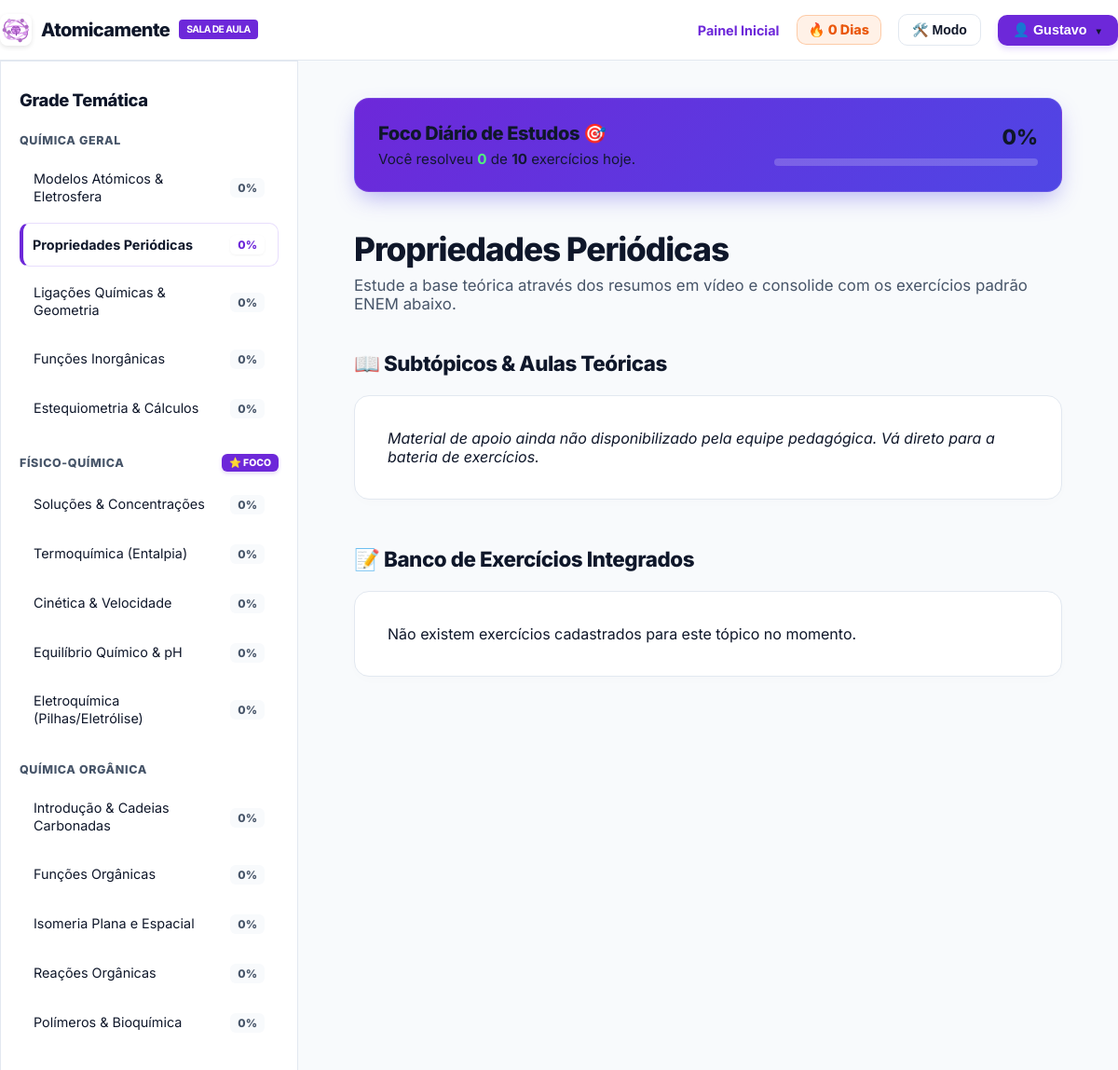
Before: /topico.php?id=tabela-periodica (signed in) with the older database file.
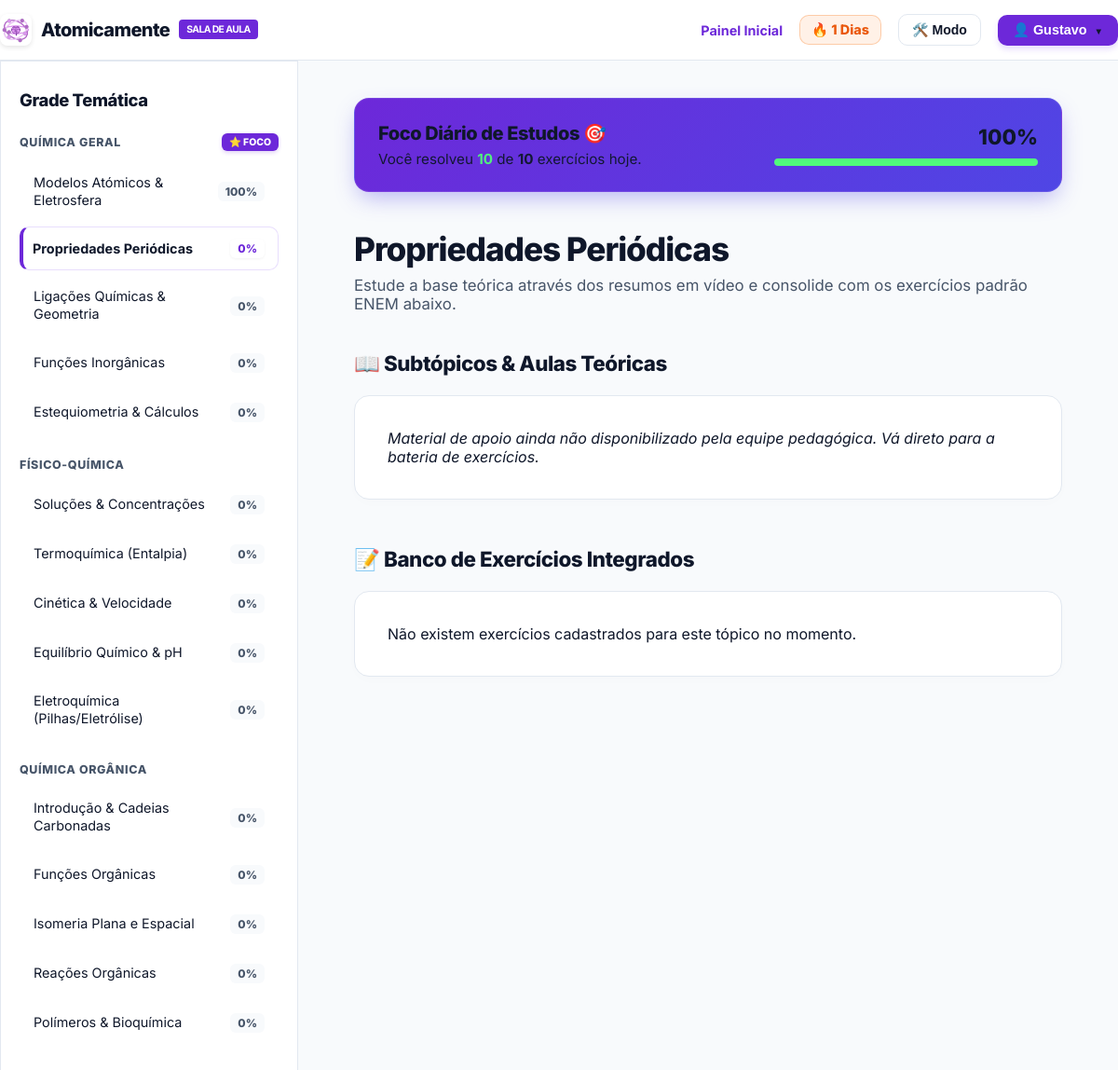
After: the same page with the newer database file.
### tables this page shows
CREATE TABLE `users` (
  `id` int(11) NOT NULL,
  `role_id` int(11) NOT NULL,
  `nome` varchar(100) NOT NULL,
  `email` varchar(150) NOT NULL,
  `password_hash` varchar(255) NOT NULL,
  `meta_diaria` int(11) DEFAULT '20',
  `frente_foco` varchar(50) DEFAULT '',
  `streak` int(11) DEFAULT '0',
  `ultimo_estudo` date DEFAULT NULL
);

CREATE TABLE `topicos` (
  `id` int(11) NOT NULL,
  `frente_id` int(11) NOT NULL,
  `nome` varchar(100) NOT NULL,
  `slug` varchar(100) NOT NULL
);

CREATE TABLE `frentes` (
  `id` int(11) NOT NULL,
  `nome` varchar(100) NOT NULL,
  `slug` varchar(100) NOT NULL,
  `icone` varchar(50) DEFAULT NULL
);

### topico.php (the view, shortened to what the changed rows need)
<?php
require_once 'config.php';
$user_id = $_SESSION['user_id'];
$slug_atual = isset($_GET['id']) ? $_GET['id'] : 'modelos-atomicos';
try {
    $stmtUser = $pdo->prepare("SELECT meta_diaria, frente_foco FROM users WHERE id = :uid");
    $stmtUser->execute([':uid' => $user_id]);
    $userData = $stmtUser->fetch(PDO::FETCH_ASSOC);
    $meta_diaria = $userData['meta_diaria'] ?? 0;
    $foco_aluno = $userData['frente_foco'] ?? '';
    $stmtHoje = $pdo->prepare("SELECT COUNT(*) FROM user_progress WHERE user_id = :uid AND DATE(respondido_em) = CURDATE()");
    $stmtHoje->execute([':uid' => $user_id]);
    $feitos_hoje = $stmtHoje->fetchColumn();
    $frentes_sidebar = [];
    $stmtFrentes = $pdo->query("SELECT * FROM frentes ORDER BY id ASC");
    while ($frente = $stmtFrentes->fetch()) {
        $nome_frente = $frente['nome'];
        $eh_foco = false;
        if (
            ($foco_aluno === 'geral' && stripos($nome_frente, 'geral') !== false) ||
            ($foco_aluno === 'fisico' && stripos($nome_frente, 'físico') !== false) ||
            ($foco_aluno === 'fisico' && stripos($nome_frente, 'fisico') !== false) ||
            ($foco_aluno === 'organica' && stripos($nome_frente, 'orgânica') !== false) ||
            ($foco_aluno === 'organica' && stripos($nome_frente, 'organica') !== false) ||
            ($foco_aluno === 'ambiental' && stripos($nome_frente, 'ambiental') !== false)
        ) {
            $eh_foco = true;
        }
        $frente['eh_foco'] = $eh_foco;
        $stmtTopicos = $pdo->prepare("
            SELECT t.*,
                (SELECT COUNT(*) FROM questions q WHERE q.subtopic_id = t.id) as total_questoes,
                (SELECT COUNT(DISTINCT up.question_id)
                 FROM user_progress up
                 JOIN questions q ON up.question_id = q.id
                 WHERE q.subtopic_id = t.id AND up.user_id = :uid) as respondidas
            FROM topicos t
            WHERE t.frente_id = :fid
            ORDER BY t.id ASC
        ");
        $stmtTopicos->execute([':uid' => $user_id, ':fid' => $frente['id']]);
        $topicos_lista = $stmtTopicos->fetchAll();
        $frente['topicos'] = $topicos_lista;
        $frentes_sidebar[] = $frente;
    }
    $stmtAtual = $pdo->prepare("SELECT * FROM topicos WHERE slug = :slug");
    $stmtAtual->execute([':slug' => $slug_atual]);
    $topico_dados = $stmtAtual->fetch();
    $nome_topico_atual = $topico_dados['nome'];
} catch (PDOException $e) {
    die("Erro de conexão na sala de aula: " . $e->getMessage());
}
?>
<!DOCTYPE html>
<html lang="pt-BR">
<head>
  <link rel="stylesheet" href="css/plataforma.css">
</head>
<body class="dash-body">
  <header class="topo-dash" style="border-bottom: 1px solid var(--borda);">
    <div class="container nav-dash" style="display: flex; justify-content: space-between; align-items: center; width: 100%;">
      <div style="display: flex; align-items: center; gap: 18px;">
        <a href="dashboard.php" style="color: var(--roxo-base); text-decoration: none; font-weight: 700; font-size: 0.9rem; transition: opacity 0.2s;">Painel Inicial</a>
<div style="display: flex; align-items: center; gap: 6px; background: rgba(249, 115, 22, 0.1); border: 1px solid rgba(249, 115, 22, 0.3); padding: 6px 12px; border-radius: 10px; font-weight: 800; color: #ea580c; font-size: 0.9rem;">
  🔥 <?php
        $stmtStreak = $pdo->prepare("SELECT streak FROM users WHERE id = :uid");
        $stmtStreak->execute([':uid' => $_SESSION['user_id']]);
        echo $stmtStreak->fetchColumn() ?: 0;
     ?> Dias
</div>
        <div class="menu-dropdown">
          <button onclick="alternarDropdown('drop-config')" style="background: none; border: 1px solid var(--borda); color: var(--texto-principal); padding: 8px 14px; font-size: 0.88rem; border-radius: 10px; font-weight: 600; cursor: pointer; transition: all 0.2s;">
          </button>
        </div>
        <div class="menu-dropdown">
          <button onclick="alternarDropdown('drop-perfil')" style="background: var(--roxo-base); color: white; border: none; padding: 8px 16px; font-size: 0.9rem; border-radius: 10px; font-weight: 700; cursor: pointer; box-shadow: 0 4px 6px rgba(139, 92, 246, 0.2); transition: all 0.2s;">
          </button>
        </div>
      </div>
    </div>
  </header>
  <div class="layout-sala-aula">
    <nav class="sidebar-grade">
      <h2 style="font-size: 1.15rem; color: var(--texto-principal); margin-top:0; font-weight:800; letter-spacing: -0.02em;">Grade Temática</h2>
      <?php foreach ($frentes_sidebar as $frente): ?>
        <div class="titulo-categoria">
          <?php echo htmlspecialchars($frente['nome']); ?>
          <?php if ($frente['eh_foco']): ?>
            <span class="badge-foco-sidebar">⭐ FOCO</span>
          <?php endif; ?>
        </div>
        <?php foreach ($frente['topicos'] as $topico): ?>
          <a href="topico.php?id=<?php echo htmlspecialchars($topico['slug']); ?>" class="link-subtopico-wrapper <?php echo ($topico['slug'] === $slug_atual) ? 'ativo' : ''; ?>">
             <span class="label-titulo"><?php echo htmlspecialchars($topico['nome']); ?></span>
             <span class="badge-progresso"><?php echo $topico['porcentagem']; ?>%</span>
          </a>
        <?php endforeach; ?>
      <?php endforeach; ?>
    </nav>
    <main class="centro-aula">
      <?php if ($meta_diaria > 0): ?>
        <?php $porcentagem_meta = min(round(($feitos_hoje / $meta_diaria) * 100), 100); ?>
        <div class="widget-meta">
          <div>
            <h4 style="margin: 0 0 6px 0; font-size: 1.25rem; font-weight: 800; letter-spacing: -0.02em;">Foco Diário de Estudos 🎯</h4>
            <p style="margin: 0; opacity: 0.95; font-size: 0.95rem;">Você resolveu <b style="color: #50fa7b;"><?php echo $feitos_hoje; ?></b> de <b><?php echo $meta_diaria; ?></b> exercícios hoje.</p>
          </div>
          <div style="text-align: right; width: 40%; max-width: 300px;">
            <span style="font-weight: 800; font-size: 1.4rem;"><?php echo $porcentagem_meta; ?>%</span>
            <div class="barra-meta-bg">
              <div class="barra-meta-progresso" style="width: <?php echo $porcentagem_meta; ?>%;"></div>
            </div>
          </div>
        </div>
      <?php endif; ?>
      <div style="margin-bottom: 40px;">
        <h1 style="margin: 0; font-size: 2.2rem; color: var(--texto-principal); font-weight: 800; letter-spacing: -0.03em;"><?php echo htmlspecialchars($nome_topico_atual); ?></h1>
      </div>
      <h2 style="color: var(--texto-principal); font-size: 1.4rem; font-weight: 800; margin-bottom: 20px; letter-spacing: -0.02em;">📖 Subtópicos & Aulas Teóricas</h2>
      <h2 style="color: var(--texto-principal); font-size: 1.4rem; font-weight: 800; margin: 50px 0 20px 0; letter-spacing: -0.02em;">📝 Banco de Exercícios Integrados</h2>
    </main>
  </div>
</body>
</html>

Changed rows visible on the page:
changed users: streak "0" → "1"
shown differently, row unchanged: frentes "QUÍMICA GERAL": now shows "⭐ FOCO"
computed for topicos "Modelos Atómicos & Eletrosfera": porcentagem "0" → "100"
shown differently, row unchanged: frentes "FÍSICO-QUÍMICA": no longer shows "⭐ FOCO"
Other visible differences:
$feitos_hoje: "0" → "10"
$porcentagem_meta: "0" → "100"
